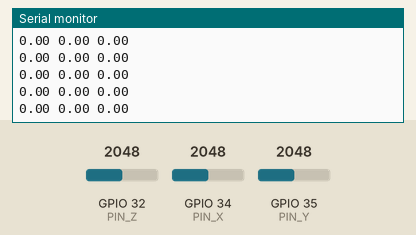
This sketch was run on a simulated ESP32. Parts: the last lines printed to the serial monitor. Inputs (shaded band) come from the test bench; at power-on: GPIO 32 (PIN_Z) = 2048, GPIO 34 (PIN_X) = 2048, GPIO 35 (PIN_Y) = 2048. WiFi joins after 1.5 s; servers stay silent unless stated.

Above: at 2.7 s.
2.8 s: GPIO 32 (PIN_Z) set to 2866
At 2.82 s:
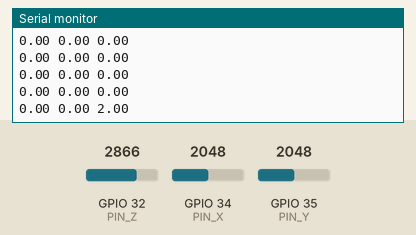
4.3 s: GPIO 34 (PIN_X) set to 2866
At 4.32 s:
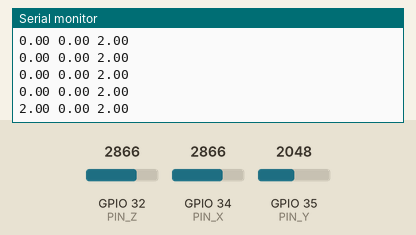
5.8 s: GPIO 35 (PIN_Y) set to 2866
At 5.83 s:
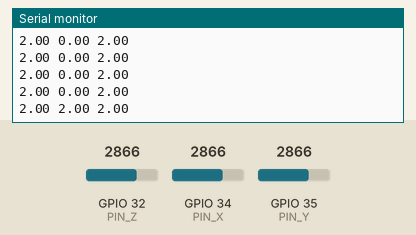
7.3 s: GPIO 32 (PIN_Z) set to 3603
At 7.34 s:
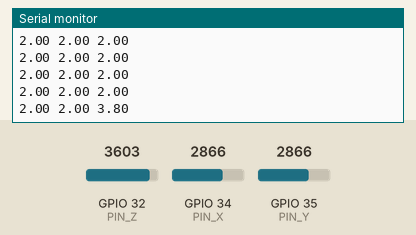
8.8 s: GPIO 34 (PIN_X) set to 3603
At 8.85 s:
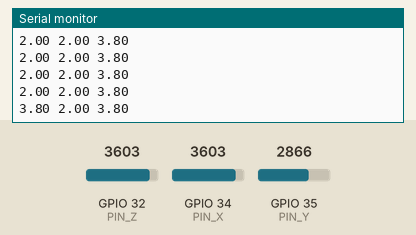
10.3 s: GPIO 35 (PIN_Y) set to 3603
At 10.36 s:
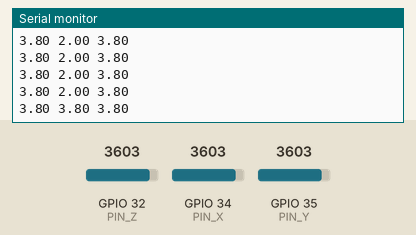
Timing chart, 0 to 12.8 s (numbered marks = the images above; inputs shaded):
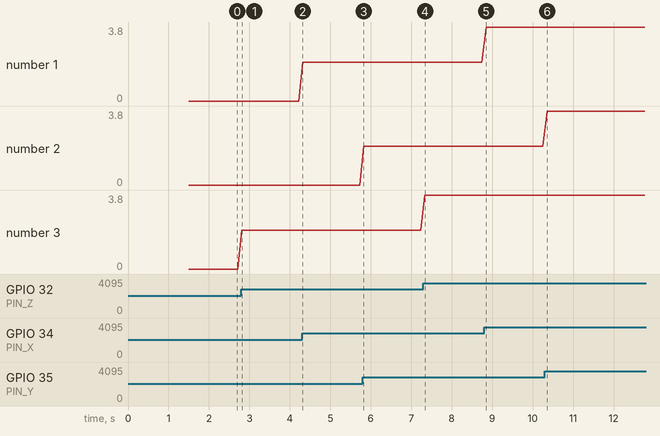

The sketch:

accelerometer_Esp32_WebServer.ino
```cpp
#include <WiFi.h>
#include <ESPAsyncWebServer.h>
#include <ArduinoJson.h>

// ADXL335 Pins
#define PIN_X 34
#define PIN_Y 35
#define PIN_Z 32

// ADC Calibration
#define ADC_RESOLUTION 4095.0
#define VREF 3.3
#define ZERO_G_VOLTAGE 1.65
#define SENSITIVITY 0.330

// WiFi Credentials
const char* ssid = "rover_wifi";
const char* password = "87654321";

// Web Server
AsyncWebServer server(80);
AsyncEventSource events("/events");

// HTML Web Page
const char webpage[] PROGMEM = R"rawliteral(
<!DOCTYPE html>
<html>
<head>
  <title>ADXL335 Accelerometer</title>
  <script src="https://cdn.jsdelivr.net/npm/chart.js"></script>
  <script>
    let dataX = [], dataY = [], dataZ = [];

    const updateData = (event) => {
      let sensor = JSON.parse(event.data);
      if (dataX.length > 50) {
        dataX.shift();
        dataY.shift();
        dataZ.shift();
      }
      dataX.push(sensor.x);
      dataY.push(sensor.y);
      dataZ.push(sensor.z);

      chart.data.labels = Array(dataX.length).fill('');
      chart.data.datasets[0].data = dataX;
      chart.data.datasets[1].data = dataY;
      chart.data.datasets[2].data = dataZ;

      chart.update();  // Update chart
    };

    document.addEventListener("DOMContentLoaded", function() {
  function startEventSource() {
    const evtSource = new EventSource("/events");

    evtSource.addEventListener("accelData", updateData);

    evtSource.addEventListener("reload", () => {
      console.log("WiFi Reconnected! Reloading...");
      location.reload();
    });

    evtSource.onerror = function() {
      console.error("EventSource disconnected. Reconnecting...");
      setTimeout(() => {
        startEventSource(); // Restart EventSource after a delay
      }, 2000);
    };
  }

  startEventSource(); // Call the function after defining it


      const ctx = document.getElementById('accelChart').getContext('2d');
      window.chart = new Chart(ctx, {
        type: 'line',
        data: {
          labels: [],
          datasets: [
            { label: 'X', borderColor: 'blue', data: dataX, fill: false },
            { label: 'Y', borderColor: 'red', data: dataY, fill: false },
            { label: 'Z', borderColor: 'green', data: dataZ, fill: false }
          ]
        },
        options: {
          animation: false, // Disable animations for smooth updates
          responsive: true,
          scales: { y: { suggestedMin: -1, suggestedMax: 1 } }
        }
      });
    });
  </script>
</head>
<body>
  <h2>ADXL335 Accelerometer Data (Live Graph)</h2>
  <canvas id="accelChart" width="400" height="200"></canvas>
</body>
</html>
)rawliteral";

// Reconnect WiFi if Disconnected
void checkWiFi() {
  if (WiFi.status() != WL_CONNECTED) {
    Serial.println("WiFi Disconnected! Reconnecting...");
    WiFi.disconnect();
    WiFi.reconnect();
    while (WiFi.status() != WL_CONNECTED) {
      delay(500);
      Serial.print(".");
    }
    Serial.println("\nWiFi Reconnected! IP: " + WiFi.localIP().toString());
    // reload graph
    events.send("", "reload", millis());
  }
}

void setup() {
  Serial.begin(115200);

  WiFi.begin(ssid, password);
  while (WiFi.status() != WL_CONNECTED) {
    delay(500);
    Serial.print(".");
  }
  Serial.println("\nConnected! IP: " + WiFi.localIP().toString());

  server.on("/", HTTP_GET, [](AsyncWebServerRequest* request) {
    request->send_P(200, "text/html", webpage);
  });

  server.addHandler(&events);
  server.begin();
}

void loop() {
  checkWiFi();  // Ensure WiFi stays connected

  int raw_x = analogRead(PIN_X);
  int raw_y = analogRead(PIN_Y);
  int raw_z = analogRead(PIN_Z);

  float voltage_x = (raw_x / ADC_RESOLUTION) * VREF;
  float voltage_y = (raw_y / ADC_RESOLUTION) * VREF;
  float voltage_z = (raw_z / ADC_RESOLUTION) * VREF;

  float acc_x = (voltage_x - ZERO_G_VOLTAGE) / SENSITIVITY;
  float acc_y = (voltage_y - ZERO_G_VOLTAGE) / SENSITIVITY;
  float acc_z = (voltage_z - ZERO_G_VOLTAGE) / SENSITIVITY;

  Serial.print(acc_x);
  Serial.print(" ");
  Serial.print(acc_y);
  Serial.print(" ");
  Serial.println(acc_z);

  // Send data
  String json;
  StaticJsonDocument<200> doc;
  doc["x"] = acc_x;
  doc["y"] = acc_y;
  doc["z"] = acc_z;
  serializeJson(doc, json);

  events.send(json.c_str(), "accelData", millis());

  delay(100);  // Update every 100ms for continuous updates
}
```

Measured:
- after the input at 2.8 s, the serial monitor: prints a new line at once (image 1)
- after the input at 4.3 s, the serial monitor: prints a new line at once (image 2)
- after the input at 5.8 s, the serial monitor: prints a new line at once (image 3)
- after the input at 7.3 s, the serial monitor: prints a new line at once (image 4)
- after the input at 8.8 s, the serial monitor: prints a new line after 0.05 s (image 5)
- after the input at 10.3 s, the serial monitor: prints a new line after 0.06 s (image 6)
- plotted number 3: 0 → 2 after the input at 2.8 s, 2 → 3.8 after the input at 7.3 s
